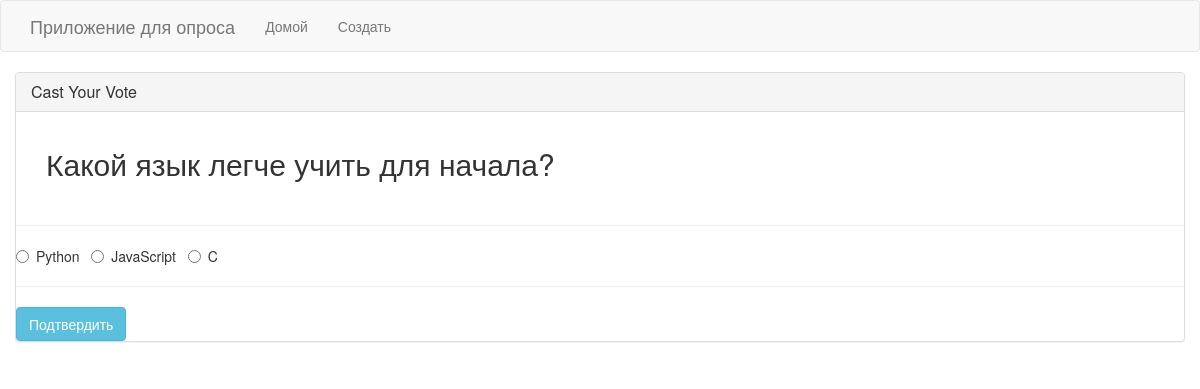
The app's page /vote/3 with its own data.
### poll/models.py (models this page shows, shortened)
class Poll(models.Model):
    question = models.TextField()
    date_published = models.DateTimeField(verbose_name = "Дата публикации", default = datetime.datetime.now())
    option_one = models.CharField(max_length=30)
    option_two = models.CharField(max_length=30)
    option_three = models.CharField(max_length=30)
    option_one_count= models.IntegerField(default=0)
    option_two_count= models.IntegerField(default=0)
    option_three_count= models.IntegerField(default=0)

### poll/views.py (the view, shortened to what this page needs)
# urls.py: path('vote/<poll_id>', poll_views.vote, name='vote'),
def vote(request, poll_id):
    poll = Poll.objects.get(pk=poll_id)
    context = {
        'poll' : poll
    }
    return render(request, 'poll/vote.html', context)

### poll/templates/poll/vote.html (shortened to what this page needs)
{% extends "poll/base.html" %}
{% block main %}
<div class="row">
    <div class="panel panel-default">
        <div class="panel-heading">
            <h3 class="panel-title">Cast Your Vote</h3>
        </div>
        <div class="panel-body">
            <div class="col-lg-12">
                <h2>{{ poll.question }}</h2>
            </div>
        </div>
        <div class="row">
            <div class="col-lg-12">
                <hr/>
                <form method="POST">
                    <div class="form-group">
                        <div class="radio">
                            <label>
                                <input type="radio" name="poll" value="option1" required>
                                {{ poll.option_one }}
                            </label> &nbsp;
                            <label>
                                <input type="radio" name="poll" value="option2" required>
                                {{ poll.option_two }}
                            </label> &nbsp;
                            <label>
                                <input type="radio" name="poll" value="option3" required>
                                {{ poll.option_three }}
                            </label> &nbsp;
                        </div>
                    </div>
                    <hr/>
                    <button type="submit" class="btn btn-info">
                        Подтвердить
                    </button>
                </form>
            </div>
        </div>
    </div>
</div>
{% endblock %}

### records on screen
Poll: question "Какой язык легче учить для начала?", option_one "Python", option_two "JavaScript", option_three "C"
